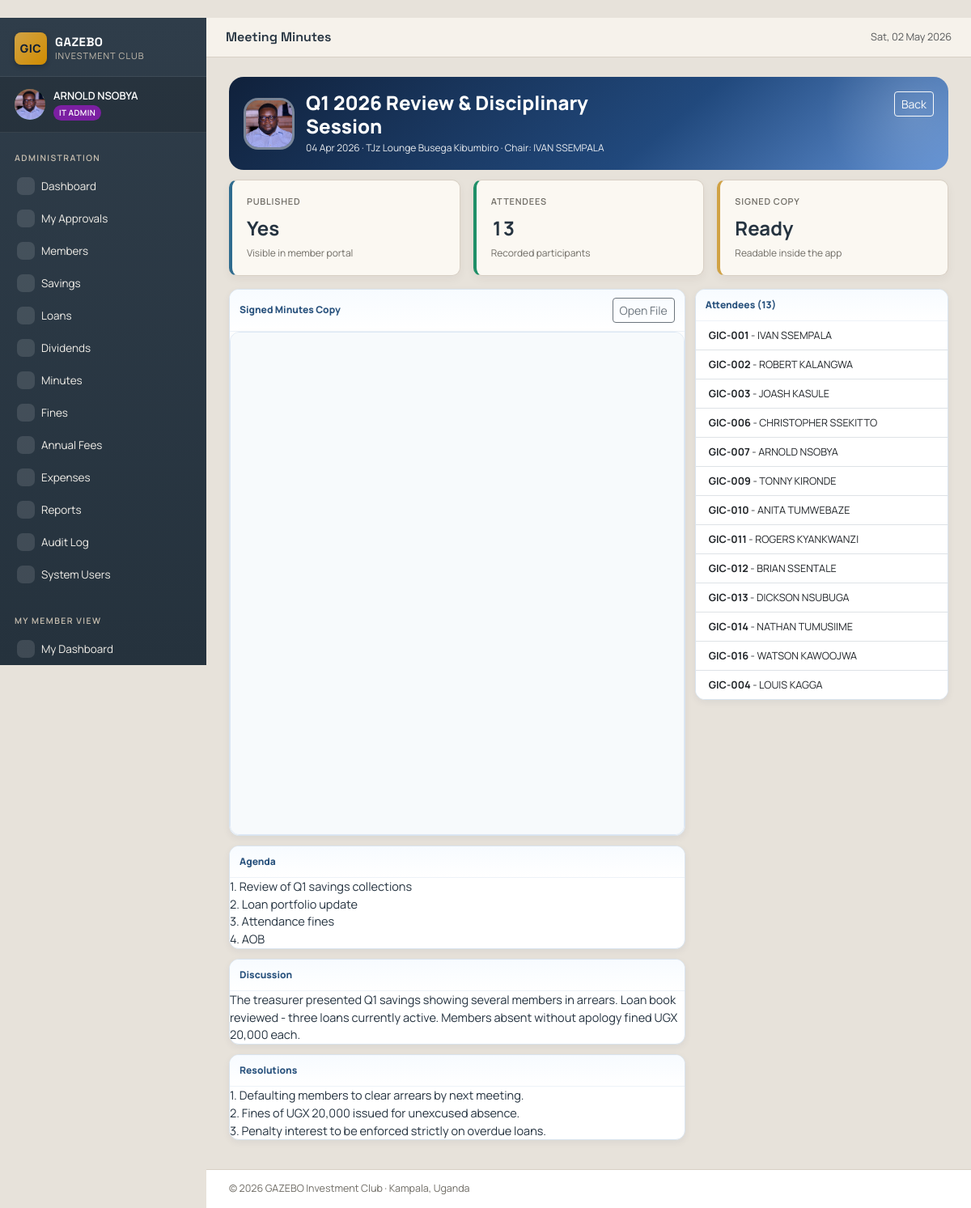
Screenshot of /member/minutes/2 (signed in) with the database file from the repository.
### tables this page shows
CREATE TABLE members (
    id              INTEGER PRIMARY KEY AUTOINCREMENT,
    member_no       TEXT UNIQUE NOT NULL,         -- e.g. GIC-001
    full_name       TEXT NOT NULL,
    phone           TEXT,
    email           TEXT,
    national_id     TEXT,
    district        TEXT DEFAULT 'Kampala',
    address         TEXT,
    next_of_kin     TEXT,
    nok_phone       TEXT,
    role            TEXT NOT NULL DEFAULT 'MEMBER',
    join_date       DATE NOT NULL,
    status          TEXT DEFAULT 'Active',        -- Active / Inactive / Suspended
    photo_url       TEXT,
    notes           TEXT,
    created_at      TIMESTAMP DEFAULT CURRENT_TIMESTAMP,
    updated_at      TIMESTAMP DEFAULT CURRENT_TIMESTAMP
, surname TEXT, first_name TEXT, other_names TEXT, gender TEXT, date_of_birth DATE, nationality TEXT DEFAULT 'Ugandan', marital_status TEXT, tin TEXT, nid_copy_url TEXT, alt_phone TEXT, whatsapp_no TEXT, village_street TEXT, employment_status TEXT, occupation TEXT, employer_business TEXT, monthly_income REAL, monthly_contribution REAL DEFAULT 100000, preferred_pay_date INTEGER, mobile_money_no TEXT, bank_account_no TEXT, share_account_no TEXT, nok_relationship TEXT, nok_address TEXT, nid_copy_approved INTEGER DEFAULT 0, membership_form_url TEXT);

CREATE TABLE minutes (
    id              INTEGER PRIMARY KEY AUTOINCREMENT,
    meeting_date    DATE NOT NULL,
    title           TEXT NOT NULL,
    venue           TEXT,
    chaired_by      INTEGER,
    recorded_by     INTEGER,
    attendance      TEXT,                  -- Comma separated member IDs or names
    agenda          TEXT,
    discussion      TEXT,
    resolutions     TEXT,
    next_meeting    DATE,
    is_published    INTEGER DEFAULT 1,
    created_at      TIMESTAMP DEFAULT CURRENT_TIMESTAMP, signed_file TEXT,
    FOREIGN KEY (chaired_by)  REFERENCES members(id),
    FOREIGN KEY (recorded_by) REFERENCES users(id)
);

### member_routes.py (the view)
@bp.route('/minutes/<int:minutes_id>')
def minutes_detail(minutes_id):
    db = get_db()
    member = _current_member()
    m = db.execute(
        """SELECT m.*, mem.full_name AS chair_name, mem.member_no AS chair_no
             FROM minutes m
             LEFT JOIN members mem ON mem.id = m.chaired_by
            WHERE m.id = ? AND m.is_published = 1""",
        (minutes_id,),
    ).fetchone()
    if not m:
        flash('Minutes not found.', 'danger')
        return redirect(url_for('member.minutes'))
    attendees = []
    if m['attendance']:
        ids = [int(x) for x in m['attendance'].split(',') if x.strip().isdigit()]
        if ids:
            placeholders = ','.join('?' * len(ids))
            attendees = db.execute(
                f"SELECT id, full_name, member_no FROM members WHERE id IN ({placeholders})",
                ids,
            ).fetchall()
    return render_template('member/minutes_detail.html', member=member, m=m,
                           attendees=attendees)

### templates/member/minutes_detail.html (shortened to what this page needs)
﻿{% extends "base.html" %}
{% block topbar %}Meeting Minutes{% endblock %}
{% block content %}
{% set file_is_pdf = m.signed_file and m.signed_file.lower().endswith('.pdf') %}
{% set file_is_image = m.signed_file and (m.signed_file.lower().endswith('.jpg') or m.signed_file.lower().endswith('.jpeg') or m.signed_file.lower().endswith('.png') or m.signed_file.lower().endswith('.webp')) %}
<div class="md-root">
<div class="md-hero"><div class="md-id"><div class="md-avatar">{% if member.photo_url %}<img src="{{ url_for('static', filename=member.photo_url) }}" alt="{{ member.full_name }}">{% else %}{{ (member.full_name or 'U')[0]|upper }}{% endif %}</div><div><h1>{{ m.title }}</h1><div class="md-sub">{{ m.meeting_date|datefmt }} &middot; {{ m.venue or '-' }} &middot; Chair: {{ m.chair_name or '-' }}</div></div></div><div class="text-end"><a href="{{ url_for('member.minutes') }}" class="btn btn-outline-light btn-sm"> Back</a></div></div>
<div class="row g-3 mb-3">
  <div class="col-md-4"><div class="stat-card info"><div class="label">Published</div><div class="value">Yes</div><div class="sub">Visible in member portal</div></div></div>
  <div class="col-md-4"><div class="stat-card accent"><div class="label">Attendees</div><div class="value">{{ attendees|length }}</div><div class="sub">Recorded participants</div></div></div>
  <div class="col-md-4"><div class="stat-card gold"><div class="label">Signed Copy</div><div class="value">{% if m.signed_file %}Ready{% else %}Missing{% endif %}</div><div class="sub">Readable inside the app</div></div></div>
</div>
<div class="md-grid">
  <div>
    {% if m.signed_file %}
    <div class="md-panel">
      <div class="md-head d-flex justify-content-between align-items-center"><span> Signed Minutes Copy</span><a href="{{ url_for('static', filename=m.signed_file) }}" target="_blank" class="btn btn-sm btn-outline-secondary">Open File</a></div>
      <div class="card-body p-0">
        <div class="md-doc">
          {% if file_is_pdf %}
          <iframe src="{{ url_for('static', filename=m.signed_file) }}"></iframe>
          {% elif file_is_image %}
          <img src="{{ url_for('static', filename=m.signed_file) }}" alt="Signed minutes copy">
          {% else %}
          <div class="p-4">Preview unavailable. <a href="{{ url_for('static', filename=m.signed_file) }}" target="_blank">Open signed file</a>.</div>
          {% endif %}
        </div>
      </div>
    </div>
    {% endif %}
    {% if m.agenda %}
    <div class="md-panel"><div class="md-head"> Agenda</div>
      <div class="card-body" style="white-space:pre-wrap">{{ m.agenda }}</div>
    </div>
    {% endif %}
    {% if m.discussion %}
    <div class="md-panel"><div class="md-head"> Discussion</div>
      <div class="card-body" style="white-space:pre-wrap">{{ m.discussion }}</div>
    </div>
    {% endif %}
    {% if m.resolutions %}
    <div class="md-panel"><div class="md-head"> Resolutions</div>
      <div class="card-body" style="white-space:pre-wrap">{{ m.resolutions }}</div>
    </div>
    {% endif %}
  </div>
  <div>
    <div class="md-panel">
      <div class="md-head"> Attendees ({{ attendees|length }})</div>
      <div class="card-body p-0">
        {% if attendees %}
          <ul class="list-group list-group-flush">
            {% for a in attendees %}
            <li class="list-group-item small"><strong>{{ a.member_no }}</strong> - {{ a.full_name }}</li>
            {% endfor %}
          </ul>
        {% else %}
          <div class="empty-state"><div class="small">No attendees recorded.</div></div>
        {% endif %}
      </div>
    </div>
  </div>
</div>
</div>
{% endblock %}

### templates/base.html (shortened to what this page needs)
﻿<!doctype html>
<html lang="en">
<head>
  <link href="https://cdn.jsdelivr.net/npm/bootstrap@5.3.3/dist/css/bootstrap.min.css" rel="stylesheet">
  <link href="https://cdn.jsdelivr.net/npm/bootstrap-icons@1.11.3/font/bootstrap-icons.css" rel="stylesheet">
  <link rel="stylesheet" href="https://unpkg.com/@phosphor-icons/web@2.1.1/src/regular/style.css">
  <link rel="stylesheet" href="{{ url_for('static', filename='css/style.css') }}">
</head>
<body class="app-body">
  {% if session.user_id %}
  <div class="app-shell">
    <aside class="app-sidebar" id="sidebar">
      <div class="brand">
        <div class="brand-mark">GIC</div>
        <div class="brand-text">
          <div class="brand-name">GAZEBO</div>
          <div class="brand-sub">Investment Club</div>
        </div>
      </div>
      <div class="user-card">
        <div class="user-avatar">
          {% if session.photo_url %}
          <img src="{{ url_for('static', filename=session.photo_url) }}" alt="Profile photo" class="avatar-img">
          {% else %}
          {{ session.full_name[0]|upper if session.full_name else 'U' }}
          {% endif %}
        </div>
        <div class="user-meta">
          <div class="user-name">{{ session.full_name }}</div>
          <div class="user-role">
            <span class="role-badge role-{{ session.role|lower }}">
              {% if session.role == 'IT_ADMIN' %}IT Admin
              {% elif session.role == 'CHAIRMAN' %}Chairman
              {% elif session.role == 'SECRETARY' %}Secretary
              {% elif session.role == 'TREASURER' %}Treasurer
              {% elif session.role == 'COMMITTEE' %}Committee
              {% else %}Member{% endif %}
            </span>
          </div>
        </div>
      </div>
      <nav class="app-nav">
        {% if ROLES[session.role].admin %}
          <div class="nav-section">Administration</div>
          <a href="{{ url_for('admin.dashboard') }}" class="nav-link {% if request.endpoint == 'admin.dashboard' %}active{% endif %}">
            <i class="ph ph-gauge"></i> Dashboard
          </a>
          <a href="{{ url_for('admin.approvals') }}" class="nav-link {% if request.endpoint == 'admin.approvals' %}active{% endif %}" style="position:relative">
            <i class="ph ph-check-square"></i> My Approvals
          </a>
          <a href="{{ url_for('admin.members_list') }}" class="nav-link {% if request.endpoint and request.endpoint.startswith('admin.member') %}active{% endif %}">
            <i class="ph ph-users-three"></i> Members
          </a>
          <a href="{{ url_for('admin.savings_list') }}" class="nav-link {% if request.endpoint and request.endpoint.startswith('admin.savings') %}active{% endif %}">
            <i class="ph ph-bank"></i> Savings
          </a>
          <a href="{{ url_for('admin.loans_list') }}" class="nav-link {% if request.endpoint and request.endpoint.startswith('admin.loan') %}active{% endif %}">
            <i class="ph ph-hand-coins"></i> Loans
          </a>
          <a href="{{ url_for('admin.dividends_list') }}" class="nav-link {% if request.endpoint and request.endpoint.startswith('admin.dividend') %}active{% endif %}">
            <i class="ph ph-chart-line-up"></i> Dividends
          </a>
          <a href="{{ url_for('admin.minutes_list') }}" class="nav-link {% if request.endpoint and request.endpoint.startswith('admin.minutes') %}active{% endif %}">
            <i class="ph ph-notepad"></i> Minutes
          </a>
          <a href="{{ url_for('admin.fines_list') }}" class="nav-link {% if request.endpoint and request.endpoint.startswith('admin.fines') %}active{% endif %}">
            <i class="ph ph-warning-octagon"></i> Fines
          </a>
          <a href="{{ url_for('admin.fees_list') }}" class="nav-link {% if request.endpoint and request.endpoint.startswith('admin.fees') %}active{% endif %}">
            <i class="ph ph-receipt"></i> Annual Fees
          </a>
          <a href="{{ url_for('admin.expenses_list') }}" class="nav-link {% if request.endpoint and request.endpoint.startswith('admin.expenses') %}active{% endif %}" style="position:relative">
            <i class="ph ph-wallet"></i> Expenses
          </a>
          <a href="{{ url_for('admin.reports') }}" class="nav-link {% if request.endpoint == 'admin.reports' %}active{% endif %}">
            <i class="ph ph-chart-bar"></i> Reports
          </a>
          {% if session.role in ('IT_ADMIN', 'CHAIRMAN') %}
          <a href="{{ url_for('admin.audit_list') }}" class="nav-link {% if request.endpoint == 'admin.audit_list' %}active{% endif %}">
            <i class="ph ph-shield-check"></i> Audit Log
          </a>
          <a href="{{ url_for('admin.users_list') }}" class="nav-link {% if request.endpoint and request.endpoint.startswith('admin.users') %}active{% endif %}">
            <i class="ph ph-user-gear"></i> System Users
          </a>
          {% endif %}
          <div class="nav-section mt-3">My Member View</div>
          <a href="{{ url_for('member.dashboard') }}" class="nav-link {% if request.endpoint == 'member.dashboard' %}active{% endif %}">
            <i class="ph ph-house-line"></i> My Dashboard
          </a>
        {% endif %}
      </nav>
    </aside>
    <div class="app-content">
      <header class="app-topbar">
        <div class="topbar-title">{% block topbar %}{% endblock %}</div>
        <div class="topbar-actions">
          <span class="text-muted small d-none d-md-inline">{{ today.strftime('%a, %d %b %Y') }}</span>
        </div>
      </header>
      <main class="app-main">
        {% block content %}{% endblock %}
      </main>
      <footer class="app-footer">
        &copy; {{ today.year }} {{ CONFIG.CLUB_NAME }} &middot; {{ CONFIG.CLUB_LOCATION }}
      </footer>
    </div>
  </div>
  {% else %}
    {% block auth_content %}{% endblock %}
  {% endif %}
</body>
</html>

### rows the page displays
members: photo_url (picture), full_name "ARNOLD NSOBYA", member_no "GIC-007"
minutes: title "Q1 2026 Review & Disciplinary Session", meeting_date "04 Apr 2026", venue "TJz Lounge Busega Kibumbiro", agenda "1. Review of Q1 savings collections 2. Loan portfolio update 3. Attendance fines 4. AOB", discussion "The treasurer presented Q1 savings showing several members in arrears. Loan book reviewed - three loans currently active. Members absent without apology fined UGX 20,000 each.", resolutions "1. Defaulting members to clear arrears by next meeting. 2. Fines of UGX 20,000 issued for unexcused absence. 3. Penalty interest to be enforced strictly on overdue loans."
members: full_name "IVAN SSEMPALA", member_no "GIC-001"
members: member_no "GIC-002", full_name "ROBERT KALANGWA"
members: member_no "GIC-003", full_name "JOASH KASULE"
members: member_no "GIC-006", full_name "CHRISTOPHER SSEKITTO"
members: member_no "GIC-009", full_name "TONNY KIRONDE"
members: member_no "GIC-010", full_name "ANITA TUMWEBAZE"
members: member_no "GIC-011", full_name "ROGERS KYANKWANZI"
members: member_no "GIC-012", full_name "BRIAN SSENTALE"
members: member_no "GIC-013", full_name "DICKSON NSUBUGA"
members: member_no "GIC-014", full_name "NATHAN TUMUSIIME"
members: member_no "GIC-016", full_name "WATSON KAWOOJWA"
members: member_no "GIC-004", full_name "LOUIS KAGGA"

### other values shown
{{ attendees|length }} "13"
{{ CONFIG.CLUB_NAME }} "GAZEBO Investment Club"
{{ CONFIG.CLUB_LOCATION }} "Kampala, Uganda"
